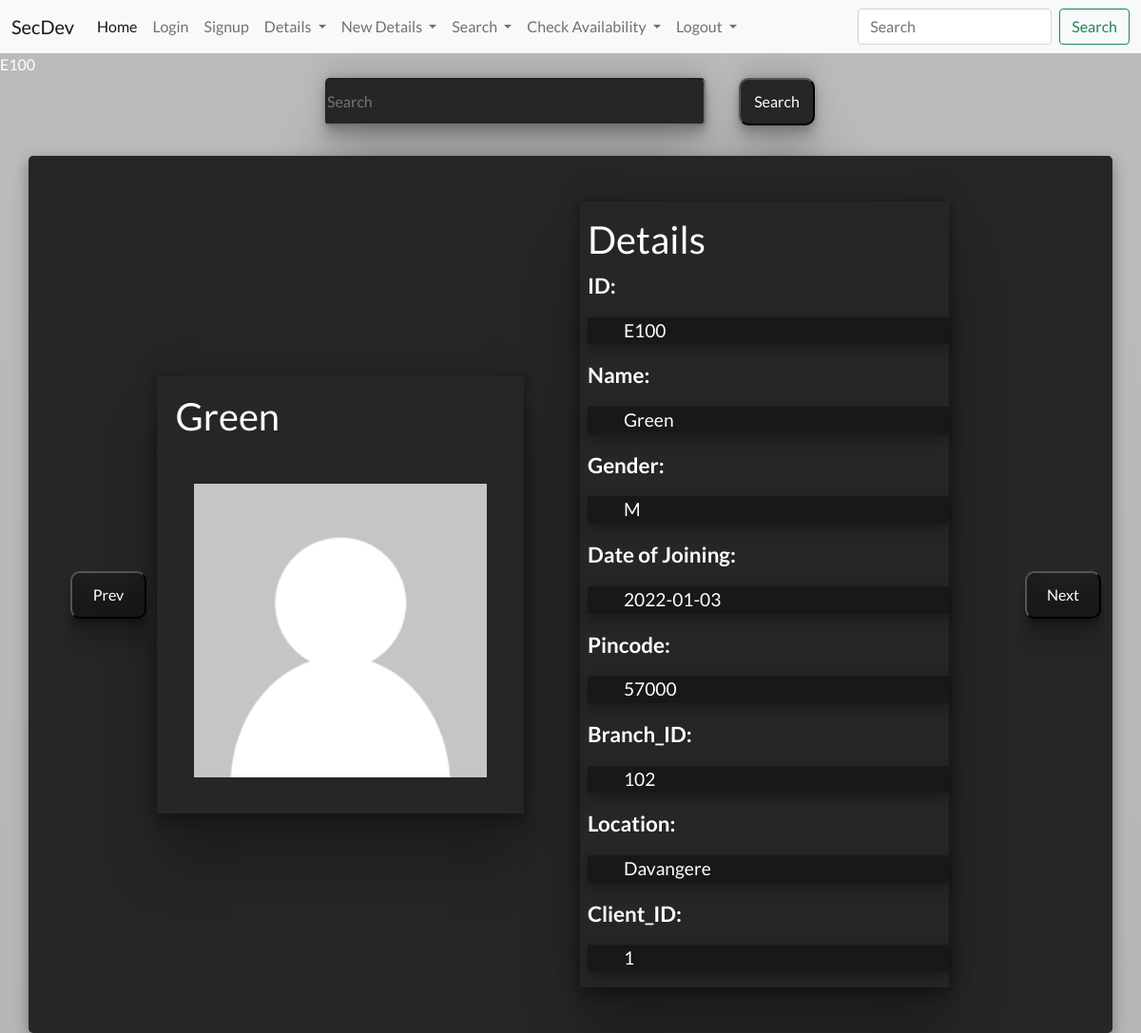
/speedtest.php?sp=E100, run on the app's committed database.
### tables this page shows
CREATE TABLE `personnel` (
  `ID` varchar(255) NOT NULL,
  `Name` varchar(255) NOT NULL,
  `Gender` char(1) NOT NULL,
  `Date of Joining` date NOT NULL,
  `Pincode` int(20) NOT NULL,
  `Branch_ID` int(20) NOT NULL,
  `Location` varchar(255) NOT NULL,
  `Client_ID` int(20) DEFAULT NULL
);

### speedtest.php (the view, shortened to what this page needs)
<?php
require 'partials/_nav.php';
?>
<?php
$con = new mysqli('localhost', 'root', 'manager', 'secdev', 3307);
if(isset($_GET['sp'])){
$id = $_GET['sp'];
$name = $_GET['sp'];
$gen = $_GET['sp'];
$doj = $_GET['sp'];
$pin = $_GET['sp'];
$bid = $_GET['sp'];
$loc = $_GET['sp'];
$cid = $_GET['sp'];
echo $id;
$sql = "SELECT * FROM `personnel` WHERE `personnel`.`ID` = '$id' OR `Name` = '$name' OR `Gender` = '$gen' OR `Date of Joining` = '$doj' OR `Pincode` = '$pin' OR `Branch_ID` = '$bid' OR `Location` = '$loc' OR `Client_ID` = '$cid';";
}
?>
<!DOCTYPE html>
<html lang="en">
<head>
    <link href="https://cdn.jsdelivr.net/npm/bootstrap@5.1.3/dist/css/bootstrap.min.css" rel="stylesheet">
    <link rel="stylesheet" href="speedtest.css">
</head>
<body>
    <div class="overall">
        <div class="sea" id="s">
        <form action="/dmp/speedtest.php" method="get">
        <input type="text" name="sp" placeholder="Search" >
            <button class="search" id="s"wa>Search</button>
         </form>
        </div>
        <?php
if(isset($_GET['sp'])){
    $result = mysqli_query($con, $sql);
    $row = mysqli_fetch_assoc($result);
    if($row){
echo '
         <div class="container">
         <div class="child0">
         <a href="/dmp/speedtest.php?sp='.($id-1).'"><button>Prev</button></a>
         </div>
             <div class="child1">
                <h1>
                '.$row['Name'] .'
                </h1>
                <img src="/dmp/partials/user.png" alt="image">
             </div>
             <div class="child2">
                <h1>Details</h1>
                <p>ID: <br><div class="result">'.$row['ID'] .'</div></p>
                <p>Name: <br><div class="result">'.$row['Name'] .'</div></p>
                <p>Gender: <br><div class="result">'.$row['Gender'] .'</div></p>
                <p>Date of Joining: <br><div class="result">'.$row['Date of Joining'] .'</div></p>
                <p>Pincode: <br><div class="result">'.$row['Pincode'] .'</div></p>
                <p>Branch_ID: <br><div class="result">'.$row['Branch_ID'] .'</div></p>
                <p>Location: <br><div class="result">'.$row['Location'] .'</div></p>
                <p>Client_ID: <br><div class="result">'.$row['Client_ID'] .'</div></p>
            </div>
            <div class="child3">
            <a href="/dmp/speedtest.php?sp='.($id+1).'"><button>Next</button></a>
            </div>
            ';
}
else{
    echo '
    <div class="container" id="nf">
        <div >Enter Valid Input</p>
    </div>
    ';
}
}
?>
        </div>
    </div>
</body>
</html>

### speedtest.css (style rules this page uses)
* { margin: 0px; padding:0px; box-sizing: border-box; }
body { background: linear-gradient( rgba(0, 0, 0, 0.267), rgba(0, 0, 0, 0.287) ), url('/dmp/partials/bg1.jpg'); background-position: center center; background-size: cover; background-repeat: no-repeat; color: white; font-family: 'Lato', sans-serif; }
.overall { display:flex; flex-direction: column; align-items: center; justify-content: center; }
#s { margin-top: 2rem; display: inline; margin:1px; flex-wrap: nowrap; color:white; margin-bottom: 1rem; }
#s input { align-items: center; width:400px; height: 50px; border-radius: 5px; background-color: #262626; color: white; box-shadow: rgba(0, 0, 0, 0.25) 0px 54px 55px, rgba(0, 0, 0, 0.12) 0px -12px 30px, rgba(0, 0, 0, 0.12) 0px 4px 6px, rgba(0, 0, 0, 0.17) 0px 12px 13px, rgba(0, 0, 0, 0.09) 0px -3px 5px; }
#s button { margin-left: 2rem; height: 50px; width: 5rem; border-radius: 10px; background-color: #262626; box-shadow: rgba(0, 0, 0, 0.25) 0px 54px 55px, rgba(0, 0, 0, 0.12) 0px -12px 30px, rgba(0, 0, 0, 0.12) 0px 4px 6px, rgba(0, 0, 0, 0.17) 0px 12px 13px, rgba(0, 0, 0, 0.09) 0px -3px 5px; }
.child0 button { margin-left: 2rem; height: 50px; width: 5rem; border-radius: 10px; background-color: #262626; color:white; box-shadow: rgba(0, 0, 0, 0.17) 0px -23px 25px 0px inset, rgba(0, 0, 0, 0.15) 0px -36px 30px 0px inset, rgba(0, 0, 0, 0.1) 0px -79px 40px 0px inset, rgba(0, 0, 0, 0.06) 0px 2px 1px, rgba(0, 0, 0, 0.09) 0px 4px 2px, rgba(0, 0, 0, 0.09) 0px 8px 4px, rgba(0, 0, 0, 0.09) 0px 16px 8px, rgba(0, 0, 0, 0.09) 0px 32px 16px; }
.child3 button { margin-left: 2rem; height: 50px; width: 5rem; border-radius: 10px; color:white; background-color: #262626; box-shadow: rgba(0, 0, 0, 0.17) 0px -23px 25px 0px inset, rgba(0, 0, 0, 0.15) 0px -36px 30px 0px inset, rgba(0, 0, 0, 0.1) 0px -79px 40px 0px inset, rgba(0, 0, 0, 0.06) 0px 2px 1px, rgba(0, 0, 0, 0.09) 0px 4px 2px, rgba(0, 0, 0, 0.09) 0px 8px 4px, rgba(0, 0, 0, 0.09) 0px 16px 8px, rgba(0, 0, 0, 0.09) 0px 32px 16px; }
.container { display:flex; flex-direction: row; align-items: center; justify-content: baseline; background-color: #262626; border-radius: 5px; box-shadow: rgba(0, 0, 0, 0.35) 0px 5px 15px; }
.child1 { width: 50%; margin:0.7rem; box-shadow: rgba(0, 0, 0, 0.25) 0px 54px 55px, rgba(0, 0, 0, 0.12) 0px -12px 30px, rgba(0, 0, 0, 0.12) 0px 4px 6px, rgba(0, 0, 0, 0.17) 0px 12px 13px, rgba(0, 0, 0, 0.09) 0px -3px 5px; }
.child1 h1 { padding-top: 5%; padding-left: 5%; }
.child1 img { width: 100%; padding:10%; }
.child2 { width:50%; margin:3rem; padding: 4rem; display: flex; align-items: baseline; flex-direction: column; padding: 1rem 0 0 0.5rem ; box-shadow: rgba(0, 0, 0, 0.25) 0px 54px 55px, rgba(0, 0, 0, 0.12) 0px -12px 30px, rgba(0, 0, 0, 0.12) 0px 4px 6px, rgba(0, 0, 0, 0.17) 0px 12px 13px, rgba(0, 0, 0, 0.09) 0px -3px 5px; }
.child2 p { font-size:1.4rem; font-weight:bold; }
.child2 >.result { font-size:1.2rem; background-color: #181818; box-shadow: rgba(0, 0, 0, 0.35) 0px 5px 15px; width: 50%; border-radius: 0.1rem; padding:0 10%; width:100%; }
.child2 > p { width:70%; }

### data on the page
personnel: Name "Green", ID "E100", Gender "M", Date of Joining "2022-01-03", Pincode "57000", Branch_ID "102", Location "Davangere", Client_ID "1"

### other printed values
$id "E100"
